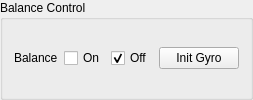
                        <widget class="QGroupBox" name="groupBox_balance_button">
                          <property name="title">
                            <string>Balance Control</string>
                          </property>
                          <layout class="QGridLayout" name="gridLayout_10">
                            <item row="0" column="2">
                              <widget class="QCheckBox" name="checkBox_balance_off">
                                <property name="text">
                                  <string>Off</string>
                                </property>
                                <property name="checked">
                                  <bool>true</bool>
                                </property>
                              </widget>
                            </item>
                            <item row="0" column="1">
                              <widget class="QCheckBox" name="checkBox_balance_on">
                                <property name="text">
                                  <string>On</string>
                                </property>
                              </widget>
                            </item>
                            <item row="0" column="0">
                              <widget class="QLabel" name="label_26">
                                <property name="text">
                                  <string>Balance</string>
                                </property>
                              </widget>
                            </item>
                            <item row="0" column="3">
                              <widget class="QPushButton" name="button_init_gyro">
                                <property name="text">
                                  <string>Init Gyro</string>
                                </property>
                              </widget>
                            </item>
                          </layout>
                        </widget>
